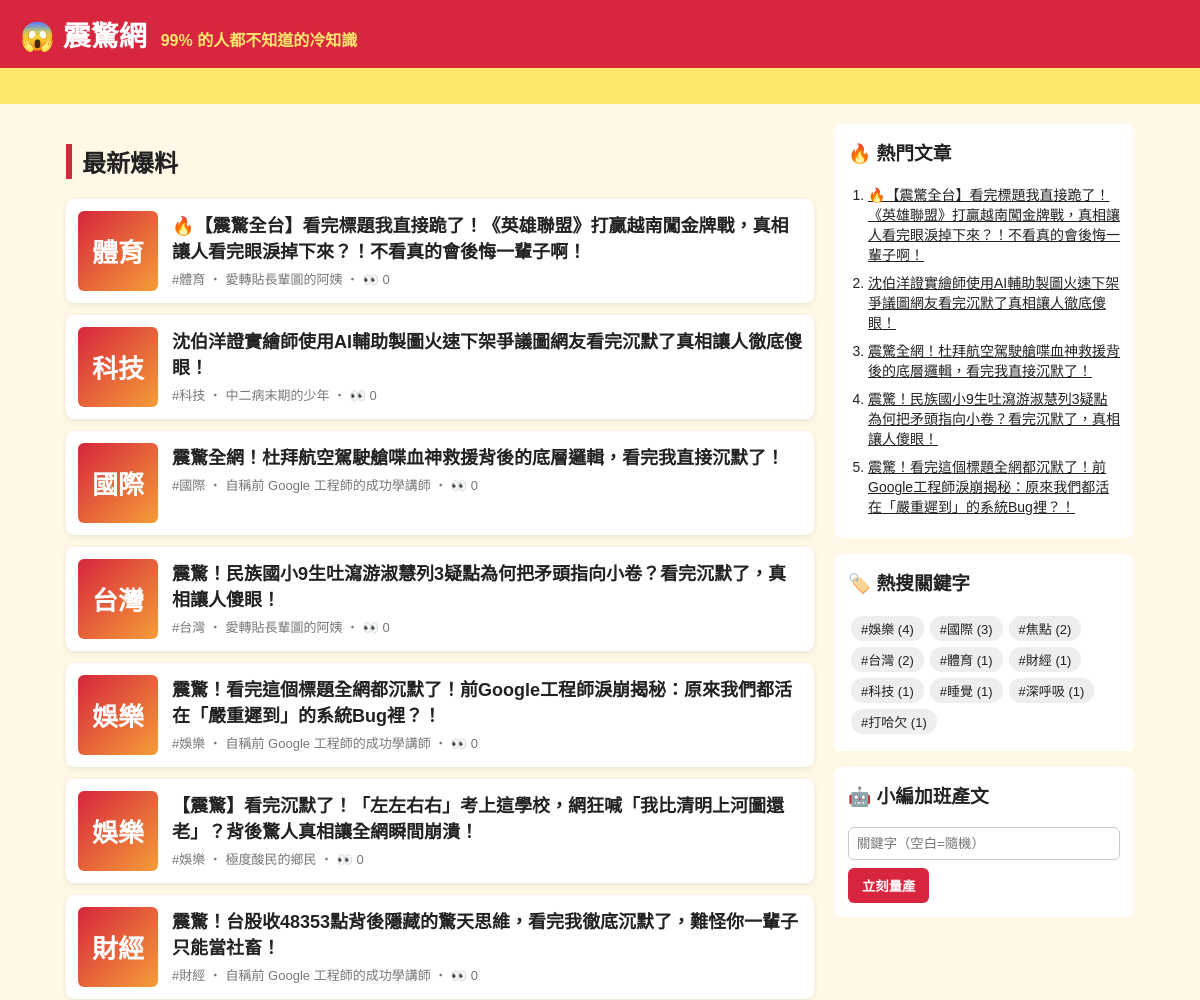
Before: / (upper part) with the older database file.
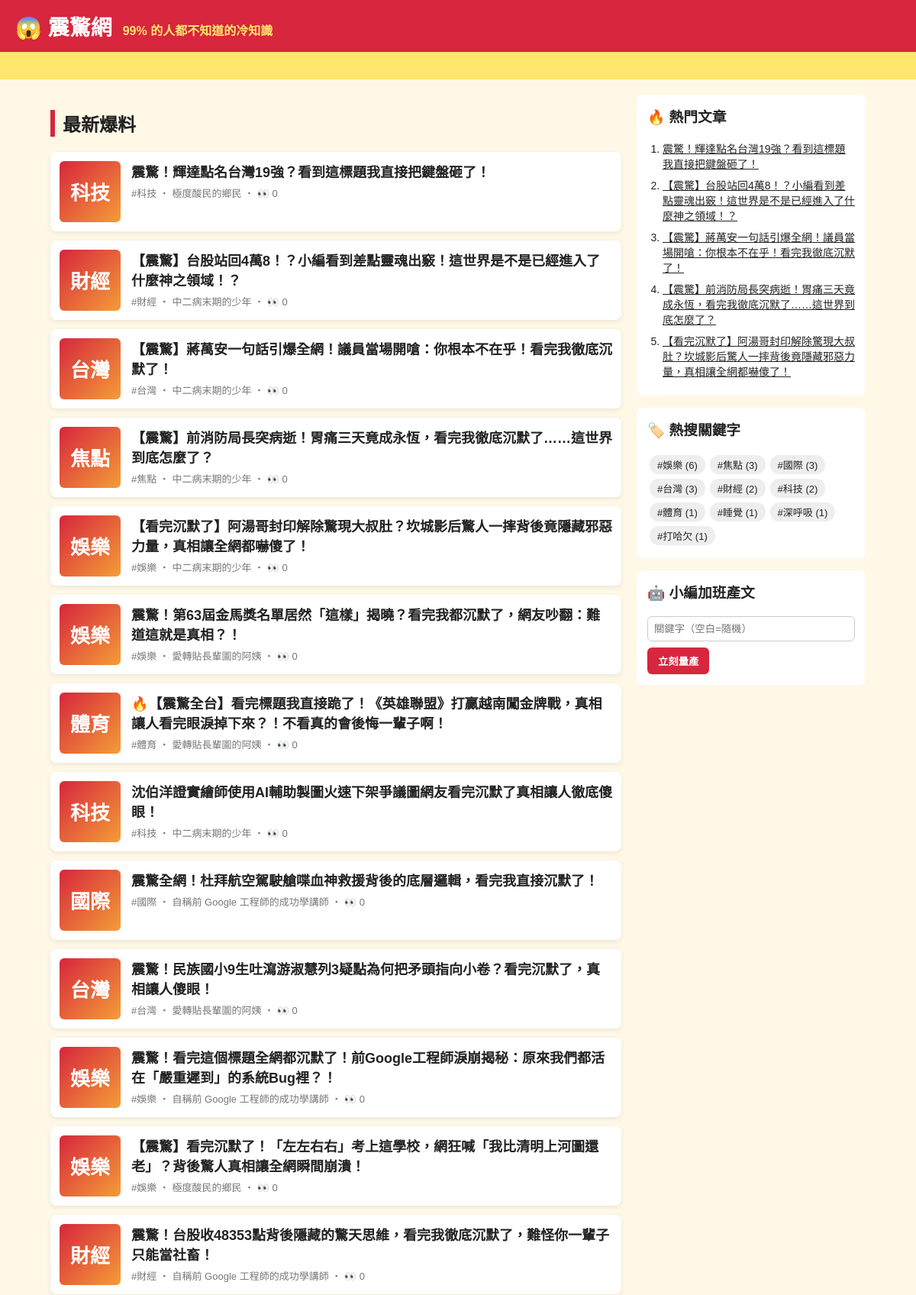
After: the same page with the newer database file.
### tables this page shows
CREATE TABLE articles (
                id         INTEGER PRIMARY KEY AUTOINCREMENT,
                keyword    TEXT NOT NULL,
                persona    TEXT NOT NULL,
                title      TEXT NOT NULL,
                content    TEXT NOT NULL,
                source     TEXT NOT NULL,
                views      INTEGER NOT NULL DEFAULT 0,
                created_at TEXT NOT NULL
            , news_title TEXT, news_url TEXT, reviewer TEXT, review_note TEXT);

### app.py (the view)
@app.route("/")
def index():
    return render_template("index.html", articles=db.list_articles(), heading="最新爆料")

### app.py (called while the page is built)
@app.context_processor
def sidebar():
    return {"hot": db.hot_articles(), "tags": db.keywords(), "static_site": app.config["STATIC_SITE"]}

### db.py (called while the page is built)
def connect():
    conn = sqlite3.connect(DB_PATH)
    conn.row_factory = sqlite3.Row
    return conn

def list_articles(limit=50, keyword=None):
    with connect() as conn:
        if keyword:
            return conn.execute(
                "SELECT * FROM articles WHERE keyword = ? ORDER BY id DESC LIMIT ?", (keyword, limit)
            ).fetchall()
        return conn.execute("SELECT * FROM articles ORDER BY id DESC LIMIT ?", (limit,)).fetchall()

def hot_articles(limit=5):
    with connect() as conn:
        return conn.execute("SELECT * FROM articles ORDER BY views DESC, id DESC LIMIT ?", (limit,)).fetchall()

def keywords():
    with connect() as conn:
        return conn.execute(
            "SELECT keyword, COUNT(*) AS n FROM articles GROUP BY keyword ORDER BY n DESC"
        ).fetchall()

### templates/index.html
{% extends "base.html" %}
{% block content %}
<h2 class="heading">{{ heading }}</h2>
{% for a in articles %}
  <a class="card" href="{{ url_for('article', article_id=a.id) }}">
    <div class="thumb">{{ a.keyword[:2] }}</div>
    <div>
      <h3>{{ a.title }}</h3>
      <p class="meta">#{{ a.keyword }} ‧ {{ a.persona }}{% if not static_site %} ‧ 👀 {{ a.views }}{% endif %}</p>
    </div>
  </a>
{% else %}
  <p class="empty">還沒有文章。執行 <code>python generator.py -n 5</code> 或用右邊按鈕開始量產。</p>
{% endfor %}
{% endblock %}

### templates/base.html (shortened to what this page needs)
<!doctype html>
<html lang="zh-Hant">
<head>
  <link rel="stylesheet" href="{{ url_for('static', filename='style.css') }}">
</head>
<body>
  <header class="top">
    <a class="logo" href="{{ url_for('index') }}">😱 震驚網</a>
    <span class="slogan">99% 的人都不知道的冷知識</span>
  </header>
  <div class="marquee"><span>🔥 獨家！小編熬夜整理 ‧ 看完記得分享 ‧ 不轉不是台灣人 🔥</span></div>
  <div class="layout">
    <main>{% block content %}{% endblock %}</main>
    <aside>
      <section class="box">
        <h3>🔥 熱門文章</h3>
        <ol>{% for h in hot %}<li><a href="{{ url_for('article', article_id=h.id) }}">{{ h.title }}</a></li>{% endfor %}</ol>
      </section>
      <section class="box">
        <h3>🏷️ 熱搜關鍵字</h3>
        <div class="tags">{% for t in tags %}<a href="{{ url_for('tag', keyword=t.keyword) }}">#{{ t.keyword }} ({{ t.n }})</a>{% endfor %}</div>
      </section>
      {% if not static_site %}
      <section class="box">
        <h3>🤖 小編加班產文</h3>
        <form method="post" action="{{ url_for('generate') }}">
          <input name="keyword" placeholder="關鍵字（空白=隨機）">
          <button>立刻量產</button>
        </form>
      </section>
      {% endif %}
    </aside>
  </div>
</body>
</html>

Changed rows visible on the page:
no longer on one of the page's lists (row unchanged): articles: title "🔥【震驚全台】看完標題我直接跪了！《英雄聯盟》打贏越南闖金牌戰，真相讓人看完眼淚掉下來？！不看真的會後悔一輩子啊！"
no longer on one of the page's lists (row unchanged): articles: title "沈伯洋證實繪師使用AI輔助製圖火速下架爭議圖網友看完沉默了真相讓人徹底傻眼！"
no longer on one of the page's lists (row unchanged): articles: title "震驚全網！杜拜航空駕駛艙喋血神救援背後的底層邏輯，看完我直接沉默了！"
no longer on one of the page's lists (row unchanged): articles: title "震驚！民族國小9生吐瀉游淑慧列3疑點為何把矛頭指向小卷？看完沉默了，真相讓人傻眼！"
no longer on one of the page's lists (row unchanged): articles: title "震驚！看完這個標題全網都沉默了！前Google工程師淚崩揭秘：原來我們都活在「嚴重遲到」的系統Bug裡？！"
added articles: keyword "科技", title "震驚！輝達點名台灣19強？看到這標題我直接把鍵盤砸了！", persona "極度酸民的鄉民", views "0"
added articles: keyword "財經", title "【震驚】台股站回4萬8！？小編看到差點靈魂出竅！這世界是不是已經進入了什麼神之領域！？", persona "中二病末期的少年", views "0"
added articles: keyword "台灣", title "【震驚】蔣萬安一句話引爆全網！議員當場開嗆：你根本不在乎！看完我徹底沉默了！", persona "中二病末期的少年", views "0"
added articles: keyword "焦點", title "【震驚】前消防局長突病逝！胃痛三天竟成永恆，看完我徹底沉默了……這世界到底怎麼了？", persona "中二病末期的少年", views "0"
added articles: keyword "娛樂", title "【看完沉默了】阿湯哥封印解除驚現大叔肚？坎城影后驚人一摔背後竟隱藏邪惡力量，真相讓全網都嚇傻了！", persona "中二病末期的少年", views "0"
added articles: keyword "娛樂", title "震驚！第63屆金馬獎名單居然「這樣」揭曉？看完我都沉默了，網友吵翻：難道這就是真相？！", persona "愛轉貼長輩圖的阿姨", views "0", shown under "最新爆料"
Other visible differences:
new list line: "# 娛樂 ( 6 )"
new list line: "# 焦點 ( 3 )"
new list line: "# 台灣 ( 3 )"
new list line: "# 財經 ( 2 )"
new list line: "# 科技 ( 2 )"
list line gone: "# 娛樂 ( 4 )"
list line gone: "# 焦點 ( 2 )"
list line gone: "# 台灣 ( 2 )"
list line gone: "# 財經 ( 1 )"
list line gone: "# 科技 ( 1 )"
